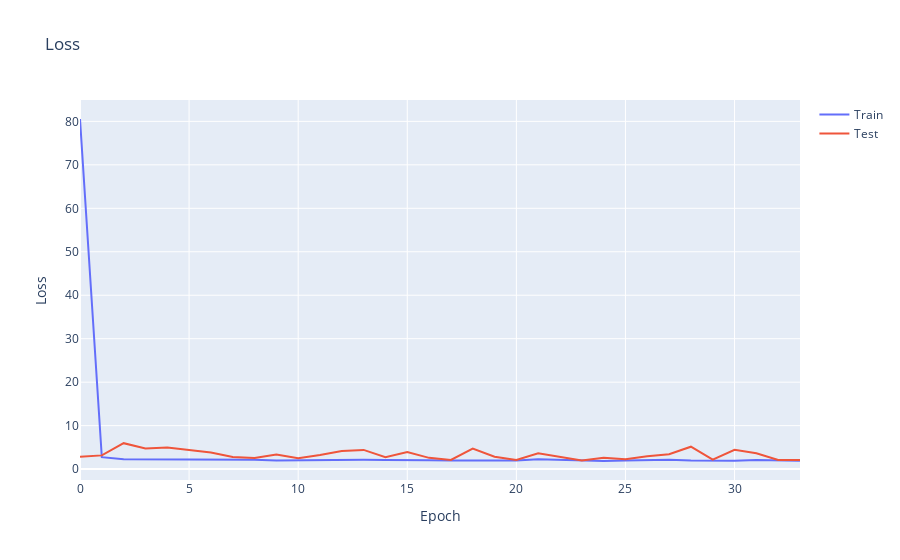

This figure's notebook cell:
### Code cell
model4.compile(loss = tf.losses.MeanSquaredError(),
               optimizer = "adam",
               metrics   = ["mae", "mse"])

#patience callback of 5 epochs
early_stopping = tf.keras.callbacks.EarlyStopping(monitor='val_loss', patience=PATIENCE, mode='min')

# Train the model and save the history
history = model4.fit(train_dataset,
                     epochs=EPOCHS,
                     validation_data=test_dataset,
                     callbacks=[early_stopping])

# Plot the loss and the MAE
fig = go.Figure()
fig.add_trace(go.Scatter(x=history.epoch, y=history.history['loss'], mode='lines', name='Train'))
fig.add_trace(go.Scatter(x=history.epoch, y=history.history['val_loss'], mode='lines', name='Test'))
fig.update_layout(title='Loss', xaxis_title='Epoch', yaxis_title='Loss')
fig.show()

### Figure 1 — Plotly figure (JSON) as saved in the notebook; plotly's stock layout.template omitted (floating-point values rounded to 4 significant figures)
{"data": [{"mode": "lines", "name": "Train", "type": "scatter", "x": [0, 1, 2, 3, 4, 5, 6, 7, 8, 9, 10, 11, 12, 13, 14, 15, 16, 17, 18, 19, 20, 21, 22, 23, 24, 25, 26, 27, 28, 29, 30, 31, 32, 33], "y": [80.54, 2.742, 2.258, 2.253, 2.186, 2.186, 2.15, 2.146, 2.151, 1.97, 2.051, 2.008, 2.211, 2.134, 2.104, 1.994, 2.035, 1.968, 1.998, 2.058, 1.993, 2.242, 2.093, 2.026, 1.867, 1.974, 2.119, 2.167, 2.0, 1.958, 1.903, 2.11, 1.971, 1.932]}, {"mode": "lines", "name": "Test", "type": "scatter", "x": [0, 1, 2, 3, 4, 5, 6, 7, 8, 9, 10, 11, 12, 13, 14, 15, 16, 17, 18, 19, 20, 21, 22, 23, 24, 25, 26, 27, 28, 29, 30, 31, 32, 33], "y": [2.819, 3.159, 5.97, 4.748, 4.949, 4.346, 3.826, 2.806, 2.54, 3.34, 2.501, 3.233, 4.152, 4.417, 2.735, 3.912, 2.592, 2.117, 4.717, 2.843, 2.092, 3.65, 2.722, 1.968, 2.595, 2.273, 2.96, 3.428, 5.162, 2.158, 4.458, 3.663, 2.124, 2.121]}], "layout": {"title": {"text": "Loss"}, "xaxis": {"title": {"text": "Epoch"}}, "yaxis": {"title": {"text": "Loss"}}}}
